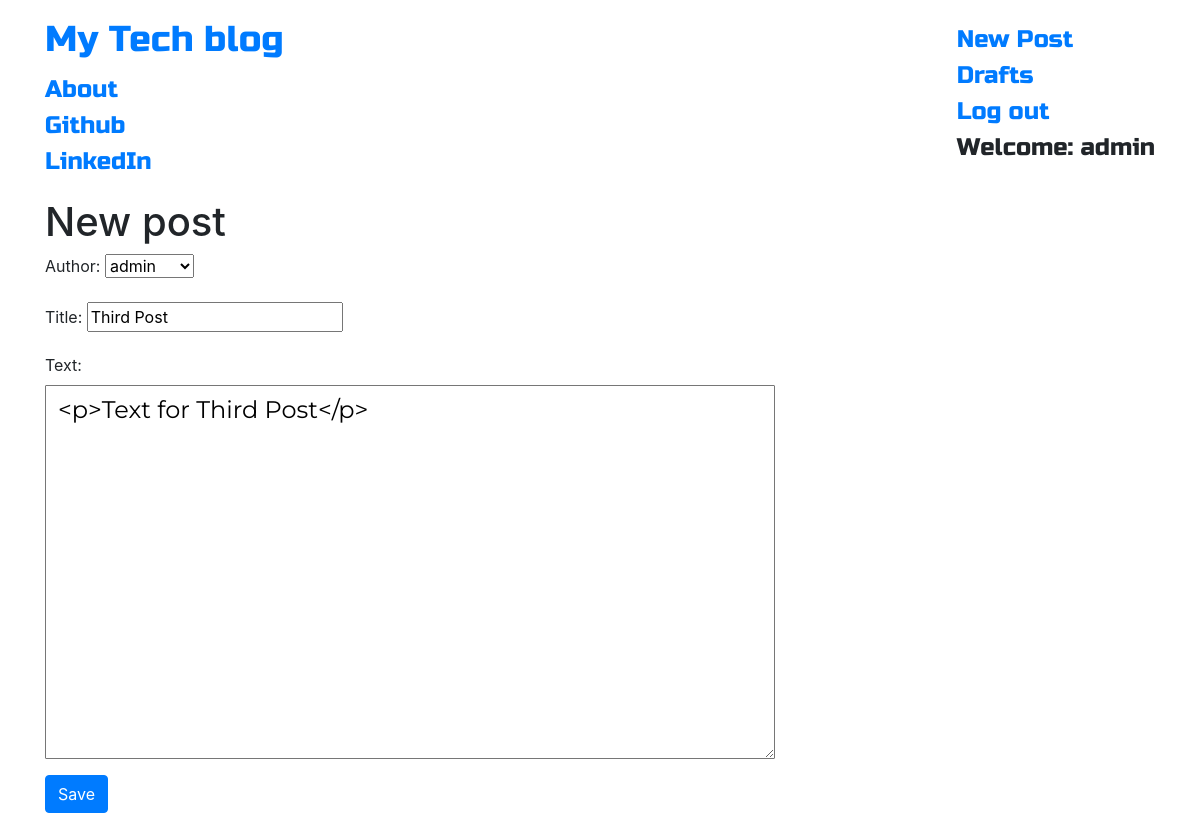
Screenshot of /post/3/edit/ (signed in) with the database file from the repository.
### blog/models.py (models this page shows, shortened)
class Post(models.Model):
    author = models.ForeignKey('auth.User',on_delete=models.ProtectedError)
    title = models.CharField(max_length=200)
    text = models.TextField()
    created_date = models.DateTimeField(default=timezone.now)
    published_date = models.DateTimeField(blank=True, null=True)

### blog/views.py (the view)
# urls.py: path('post/<pk>/edit/', views.PostUpdateView.as_view(), name='post_edit'),
class PostUpdateView(LoginRequiredMixin,UpdateView):
    login_url = '/login/'
    redirect_field_name = 'blog/post_detail.html'
    form_class = PostForm
    model = Post

### blog/forms.py
class PostForm(forms.ModelForm):
    class Meta:
        model = Post
        fields = ('author','title', 'text',)
        widgets = {
            'title': forms.TextInput(attrs={'class': 'textinputclass'}),
            'text': forms.Textarea(attrs={'class': 'editable medium-editor-textarea postcontent'}),
        }

### blog/templates/blog/post_form.html (shortened to what this page needs)
{% extends 'blog/base.html' %}
{% block content %}
    <h1>New post</h1>
    <form method="POST" class="postform">
    {{form.as_p}}
    <button type="submit" class="btn btn-primary">Save</button>
    </form>
{% endblock %}

### blog/templates/blog/base.html (shortened to what this page needs)
<!DOCTYPE html>
{% load static %}
<html>
    <head>
        <link rel="stylesheet" href="https://stackpath.bootstrapcdn.com/bootstrap/4.5.2/css/bootstrap.min.css">
        <link rel="stylesheet" href="{% static 'css/blog.css' %}">
<body>
  <nav class="navbar navbar-default techfont custom-navbar">
    <div class="container">
      <ul class="nav navbar-nav">
        <li><a class='navbar-brand bigbrand' href="{% url 'post_list' %}">My Tech blog</a></li>
        <li><a href="{% url 'about'%}">About</a></li>
        <li><a href="https://www.github.com">Github</a></li>
        <li><a href="https://www.linkedin.com">LinkedIn</a></li>
      </ul>
      <ul class="nav navbar-nav navbar-right">
        {% if user.is_authenticated %}
        <li>
          <a href="{% url 'post_new' %}" >New Post</a>
        </li>
        <li>
          <a href="{% url 'post_draft_list' %}">Drafts</a>
        </li>
        <li>
          <a href="{% url 'logout' %}" >Log out</a>
        </li>
        <li>
          <a >Welcome: {{ user.username }}</a>
        </li>
          {% else %}
          <li><a class='nav navbar-right' href="{% url 'login' %}" >Login</a></li>
        {% endif %}
      </ul>
  </div>
</nav>
        <div class="content container">
            <div class="row">
                <div class="col-md-8">
                  <div class="blog_posts">
                    {% block content %}
                    {% endblock %}
                  </div>
                </div>
            </div>
        </div>
</body>
</html>

### blog/static/css/blog.css (style rules this page uses)
textarea { border-radius: 1px; box-shadow:none; -webkit-transition:none; height:auto; display:block; width:100%; padding:6px 12px; }
.techfont { font-family: 'Russo One', sans-serif; font-size: 1.5em; margin-bottom: 10px; }
.postcontent { font-family: 'Montserrat'; font-size: 1.5em; }
.bigbrand { font-size: 1.5em; }

### rows the page displays
Post: author "admin", title "Third Post", text "<p>Text for Third Post</p>"

### other values shown
{{ user.username }} "admin"
